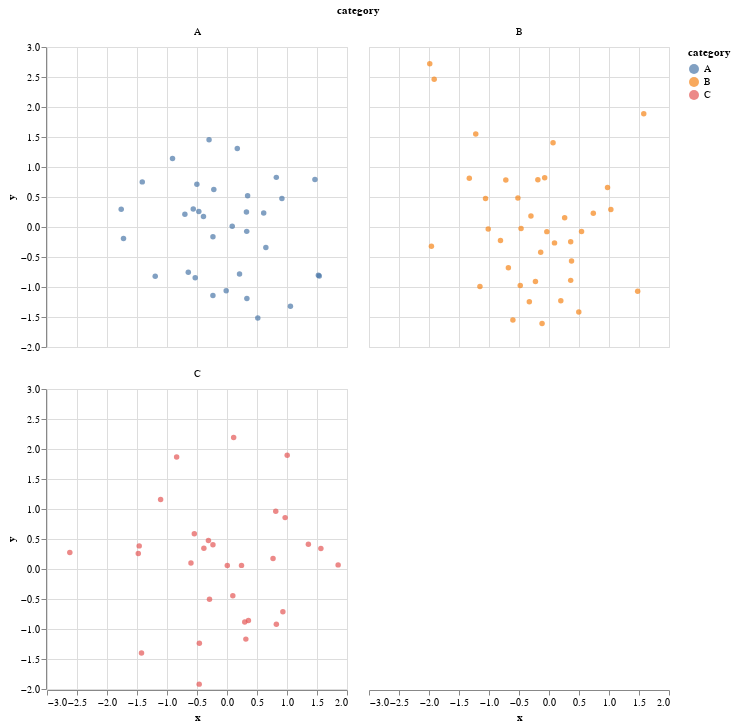

The code cell stored with this chart in its notebook:
### Markdown cell above
### Faceting and Layering

Create complex visualizations with faceting and layering.

### Code cell
# Faceted chart
faceted_chart = alt.Chart(data).mark_circle().encode(
    x='x:Q',
    y='y:Q',
    color='category:N'
).facet('category:N', columns=2)

faceted_chart

### Figure 1 — Vega-Lite specification as saved in the notebook (floating-point values rounded to 4 significant figures)
{"config": {"view": {"continuousWidth": 300, "continuousHeight": 300}}, "data": {"name": "data-3f135e37e5dc61ca039f0f01b2917013"}, "facet": {"field": "category", "type": "nominal"}, "spec": {"mark": {"type": "circle"}, "encoding": {"color": {"field": "category", "type": "nominal"}, "x": {"field": "x", "type": "quantitative"}, "y": {"field": "y", "type": "quantitative"}}}, "columns": 2, "$schema": "https://vega.github.io/schema/vega-lite/v5.20.1.json", "datasets": {"data-3f135e37e5dc61ca039f0f01b2917013": [{"x": 0.4967, "y": -1.415, "category": "B", "size": 20.81, "value": 83.7}, {"x": -0.1383, "y": -0.4206, "category": "B", "size": 40.77, "value": 86.69}, {"x": 0.6477, "y": -0.3427, "category": "A", "size": 18.26, "value": 83.85}, {"x": 1.523, "y": -0.8023, "category": "A", "size": 18.47, "value": 42.61}, {"x": -0.2342, "y": -0.1613, "category": "A", "size": 38.03, "value": 22.26}, {"x": -0.2341, "y": 0.4041, "category": "C", "size": 98.16, "value": 39.67}, {"x": 1.579, "y": 1.886, "category": "B", "size": 25.78, "value": 89.19}, {"x": 0.7674, "y": 0.1746, "category": "C", "size": 11.54, "value": 14.66}, {"x": -0.4695, "y": 0.2576, "category": "A", "size": 78.7, "value": 51.33}, {"x": 0.5426, "y": -0.07445, "category": "B", "size": 82.62, "value": 23.32}, {"x": -0.4634, "y": -1.919, "category": "C", "size": 41.17, "value": 58.13}, {"x": -0.4657, "y": -0.02651, "category": "B", "size": 51.82, "value": 86.31}, {"x": 0.242, "y": 0.06023, "category": "C", "size": 68.48, "value": 88.04}, {"x": -1.913, "y": 2.463, "category": "B", "size": 14.33, "value": 23.67}, {"x": -1.725, "y": -0.1924, "category": "A", "size": 95.42, "value": 90.77}, {"x": -0.5623, "y": 0.3015, "category": "A", "size": 89.8, "value": 59.19}, {"x": -1.013, "y": -0.03471, "category": "B", "size": 33.48, "value": 35.02}, {"x": 0.3142, "y": -1.169, "category": "C", "size": 11.38, "value": 70.82}, {"x": -0.908, "y": 1.143, "category": "A", "size": 94.01, "value": 48.17}, {"x": -1.412, "y": 0.7519, "category": "A", "size": 55.09, "value": 37.8}, {"x": 1.466, "y": 0.791, "category": "A", "size": 58.54, "value": 70.51}, {"x": -0.2258, "y": -0.9094, "category": "B", "size": 71.56, "value": 24.87}, {"x": 0.06753, "y": 1.403, "category": "B", "size": 65.43, "value": 33.03}, {"x": -1.425, "y": -1.402, "category": "C", "size": 94.95, "value": 43.45}, {"x": -0.5444, "y": 0.5869, "category": "C", "size": 94.98, "value": 25.37}, {"x": 0.1109, "y": 2.19, "category": "C", "size": 88.05, "value": 40.52}, {"x": -1.151, "y": -0.9905, "category": "B", "size": 67.28, "value": 57.15}, {"x": 0.3757, "y": -0.5663, "category": "B", "size": 82.09, "value": 74.1}, {"x": -0.6006, "y": 0.09965, "category": "C", "size": 70.95, "value": 76.72}, {"x": -0.2917, "y": -0.5035, "category": "C", "size": 61.6, "value": 82.28}, {"x": -0.6017, "y": -1.551, "category": "B", "size": 21.57, "value": 74.42}, {"x": 1.852, "y": 0.06856, "category": "C", "size": 83.01, "value": 68.1}, {"x": -0.0135, "y": -1.062, "category": "A", "size": 83.86, "value": 23.75}, {"x": -1.058, "y": 0.4736, "category": "B", "size": 66.33, "value": 40.02}, {"x": 0.8225, "y": -0.9194, "category": "C", "size": 83.84, "value": 47.77}, {"x": -1.221, "y": 1.55, "category": "B", "size": 68.63, "value": 8.289}, {"x": 0.2089, "y": -0.7833, "category": "A", "size": 28.6, "value": 52.84}, {"x": -1.96, "y": -0.3221, "category": "B", "size": 34.66, "value": 43.63}, {"x": -1.328, "y": 0.8135, "category": "B", "size": 29.31, "value": 80.21}, {"x": 0.1969, "y": -1.231, "category": "B", "size": 43.95, "value": 97.79}, {"x": 0.7385, "y": 0.2275, "category": "B", "size": 13.51, "value": 55.6}, {"x": 0.1714, "y": 1.307, "category": "A", "size": 65.64, "value": 32.27}, {"x": -0.1156, "y": -1.607, "category": "B", "size": 40.29, "value": 4.34}, {"x": -0.3011, "y": 0.1846, "category": "B", "size": 69.02, "value": 92.46}, {"x": -1.479, "y": 0.2599, "category": "C", "size": 44.69, "value": 91.91}, {"x": -0.7198, "y": 0.7818, "category": "B", "size": 71.35, "value": 25.3}, {"x": -0.4606, "y": -1.237, "category": "C", "size": 40.66, "value": 69.54}, {"x": 1.057, "y": -1.32, "category": "A", "size": 33.46, "value": 7.543}, {"x": 0.3436, "y": 0.5219, "category": "A", "size": 54.64, "value": 16.62}, {"x": -1.763, "y": 0.297, "category": "A", "size": 72.36, "value": 21.68}, {"x": 0.3241, "y": 0.2505, "category": "A", "size": 41.35, "value": 29.45}, {"x": -0.3851, "y": 0.3464, "category": "C", "size": 94.3, "value": 99.58}, {"x": -0.6769, "y": -0.68, "category": "B", "size": 13.53, "value": 69.69}, {"x": 0.6117, "y": 0.2323, "category": "A", "size": 47.62, "value": 38.42}, {"x": 1.031, "y": 0.2931, "category": "B", "size": 97.08, "value": 73.71}, {"x": 0.9313, "y": -0.7144, "category": "C", "size": 59.32, "value": 91.53}, {"x": -0.8392, "y": 1.866, "category": "C", "size": 48.11, "value": 95.87}, {"x": -0.3092, "y": 0.4738, "category": "C", "size": 61.17, "value": 5.786}, {"x": 0.3313, "y": -1.191, "category": "A", "size": 61.83, "value": 39.45}, {"x": 0.9755, "y": 0.6566, "category": "B", "size": 75.85, "value": 10.68}, {"x": -0.4792, "y": -0.9747, "category": "B", "size": 21.49, "value": 33.57}, {"x": -0.1857, "y": 0.7871, "category": "B", "size": 32.5, "value": 16.97}, {"x": -1.106, "y": 1.159, "category": "C", "size": 62.25, "value": 64.68}, {"x": -1.196, "y": -0.8207, "category": "A", "size": 88.04, "value": 38.83}, {"x": 0.8125, "y": 0.9634, "category": "C", "size": 60.57, "value": 22.94}, {"x": 1.356, "y": 0.4128, "category": "C", "size": 31.47, "value": 26.59}, {"x": -0.07201, "y": 0.8221, "category": "B", "size": 71.19, "value": 36.03}, {"x": 1.004, "y": 1.897, "category": "C", "size": 76.59, "value": 25.99}, {"x": 0.3616, "y": -0.2454, "category": "B", "size": 31.44, "value": 45.32}, {"x": -0.6451, "y": -0.7537, "category": "A", "size": 44.0, "value": 3.232}, {"x": 0.3614, "y": -0.8895, "category": "B", "size": 58.09, "value": 27.98}, {"x": 1.538, "y": -0.8158, "category": "A", "size": 54.69, "value": 41.12}, {"x": -0.03583, "y": -0.0771, "category": "B", "size": 45.07, "value": 60.28}, {"x": 1.565, "y": 0.3412, "category": "C", "size": 36.79, "value": 27.1}, {"x": -2.62, "y": 0.2767, "category": "C", "size": 19.0, "value": 13.32}, {"x": 0.8219, "y": 0.8272, "category": "A", "size": 14.81, "value": 7.62}, {"x": 0.08705, "y": 0.013, "category": "A", "size": 96.27, "value": 94.05}, {"x": -0.299, "y": 1.454, "category": "A", "size": 86.24, "value": 41.66}, {"x": 0.09176, "y": -0.2647, "category": "B", "size": 41.94, "value": 58.12}, {"x": -1.988, "y": 2.72, "category": "B", "size": 96.11, "value": 91.92}, {"x": -0.2197, "y": 0.6257, "category": "A", "size": 70.91, "value": 8.275}, {"x": 0.3571, "y": -0.8572, "category": "C", "size": 53.43, "value": 87.67}, {"x": 1.478, "y": -1.071, "category": "B", "size": 54.37, "value": 55.16}, {"x": -0.5183, "y": 0.4825, "category": "B", "size": 17.5, "value": 16.48}, {"x": -0.8085, "y": -0.2235, "category": "B", "size": 18.25, "value": 41.13}, {"x": -0.5018, "y": 0.714, "category": "A", "size": 64.22, "value": 77.76}, {"x": 0.9154, "y": 0.4732, "category": "A", "size": 59.83, "value": 48.04}, {"x": 0.3288, "y": -0.07283, "category": "A", "size": 29.15, "value": 98.53}, {"x": -0.5298, "y": -0.8468, "category": "A", "size": 95.16, "value": 37.67}, {"x": 0.5133, "y": -1.515, "category": "A", "size": 80.32, "value": 74.96}, {"x": 0.09708, "y": -0.4465, "category": "C", "size": 20.21, "value": 39.3}, {"x": 0.9686, "y": 0.8564, "category": "C", "size": 93.78, "value": 82.92}, {"x": -0.7021, "y": 0.2141, "category": "A", "size": 97.68, "value": 56.91}, {"x": -0.3277, "y": -1.246, "category": "B", "size": 99.63, "value": 6.351}, {"x": -0.3921, "y": 0.1732, "category": "A", "size": 15.03, "value": 3.682}, {"x": -1.464, "y": 0.3853, "category": "C", "size": 76.33, "value": 13.39}, {"x": 0.2961, "y": -0.8839, "category": "C", "size": 59.13, "value": 1.367}, {"x": 0.2611, "y": 0.1537, "category": "B", "size": 73.52, "value": 7.536}, {"x": 0.005113, "y": 0.05821, "category": "C", "size": 97.18, "value": 69.17}, {"x": -0.2346, "y": -1.143, "category": "A", "size": 71.92, "value": 53.43}]}}
